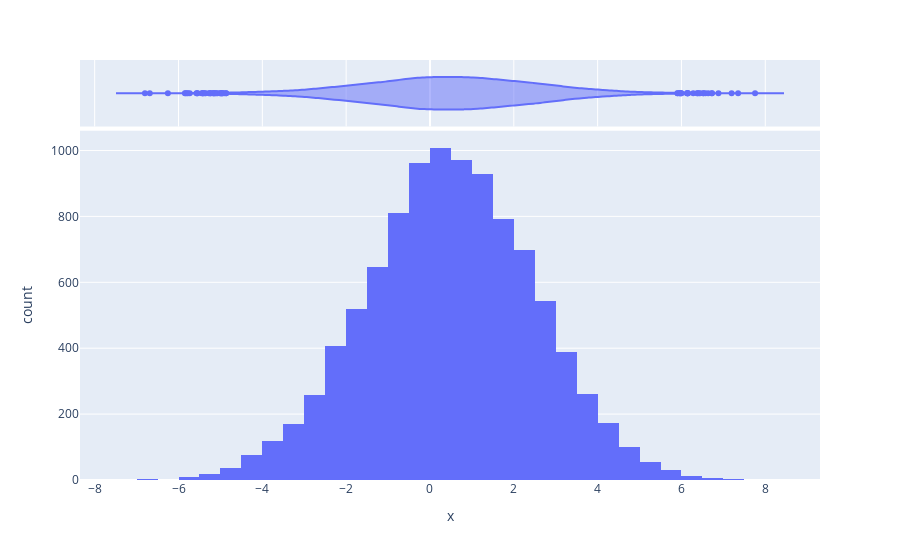

The cell this chart's notebook holds for it:
### Code cell
px.histogram(x=dist_a,nbins=30,marginal='violin')

### Figure 1 — Plotly figure (JSON) as saved in the notebook; plotly's stock layout.template omitted (floating-point values rounded to 4 significant figures; data arrays with more than 128 entries replaced by an {"elided": "..."} marker saying what was removed)
{"data": [{"alignmentgroup": "True", "bingroup": "x", "hovertemplate": "x=%{x}<br>count=%{y}<extra></extra>", "legendgroup": "", "marker": {"color": "#636efa", "pattern": {"shape": ""}}, "name": "", "nbinsx": 30, "offsetgroup": "", "orientation": "v", "showlegend": false, "type": "histogram", "x": {"elided": "10000 float values"}, "xaxis": "x", "yaxis": "y"}, {"alignmentgroup": "True", "hovertemplate": "x=%{x}<extra></extra>", "legendgroup": "", "marker": {"color": "#636efa"}, "name": "", "offsetgroup": "", "scalegroup": "x", "showlegend": false, "type": "violin", "x": {"elided": "10000 float values"}, "xaxis": "x2", "yaxis": "y2"}], "layout": {"barmode": "relative", "legend": {"tracegroupgap": 0}, "margin": {"t": 60}, "xaxis": {"anchor": "y", "domain": [0, 1], "title": {"text": "x"}}, "xaxis2": {"anchor": "y2", "domain": [0, 1], "matches": "x", "showgrid": true, "showticklabels": false}, "yaxis": {"anchor": "x", "domain": [0, 0.8316], "title": {"text": "count"}}, "yaxis2": {"anchor": "x2", "domain": [0.8416, 1], "matches": "y2", "showgrid": false, "showline": false, "showticklabels": false, "ticks": ""}}}
